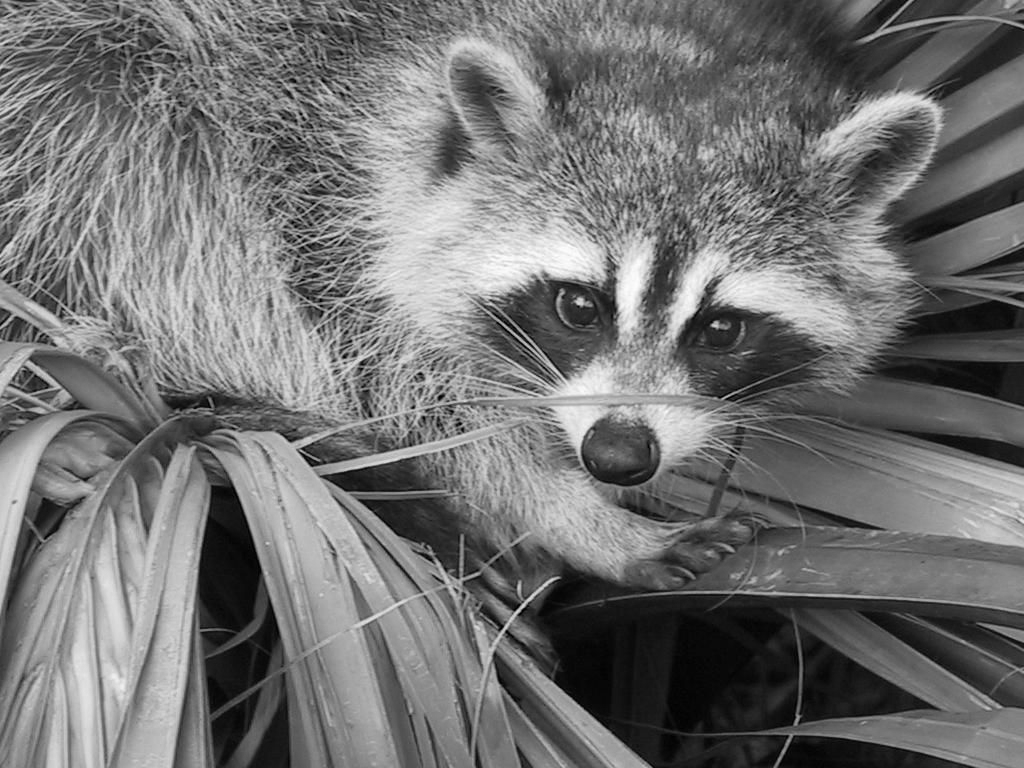
#> input picture Edge and Corner Detection/sample.png, 1024 x 768 px
$ python edgeDetection.py   (older library calls are emulated)
#> lines starting #> are read from the running program, lines starting #| are printed output that depends on the picture
import cv2
import numpy as np
from matplotlib import pyplot as plt

# Canny Edge Detection Section
img = cv2.imread('sample.png',0)
#> img is the input picture: shape (768, 1024); min 0, max 255, mean 114.2
edges = cv2.Canny(img,100,200)
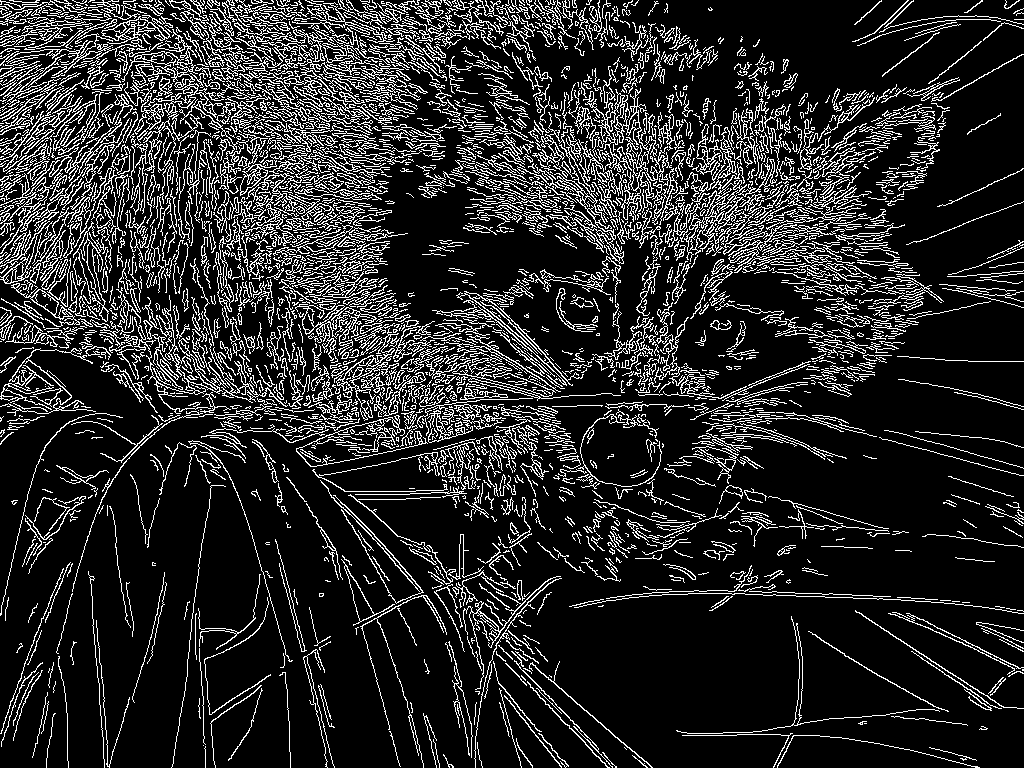
#> edges: shape (768, 1024); 15.7% white in thin lines or dots

plt.subplot(121),plt.imshow(img,cmap = 'gray')
plt.title('Original Image'), plt.xticks([]), plt.yticks([])
plt.subplot(122),plt.imshow(edges,cmap = 'gray')
plt.title('Edge Image'), plt.xticks([]), plt.yticks([])

plt.show()
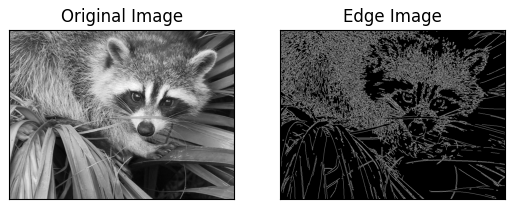
#> figure drawn by matplotlib, 2 panels

# Sobel and Laplacian of Gaussian Edge Detection Section
img = cv2.imread('simple.jpg',0)
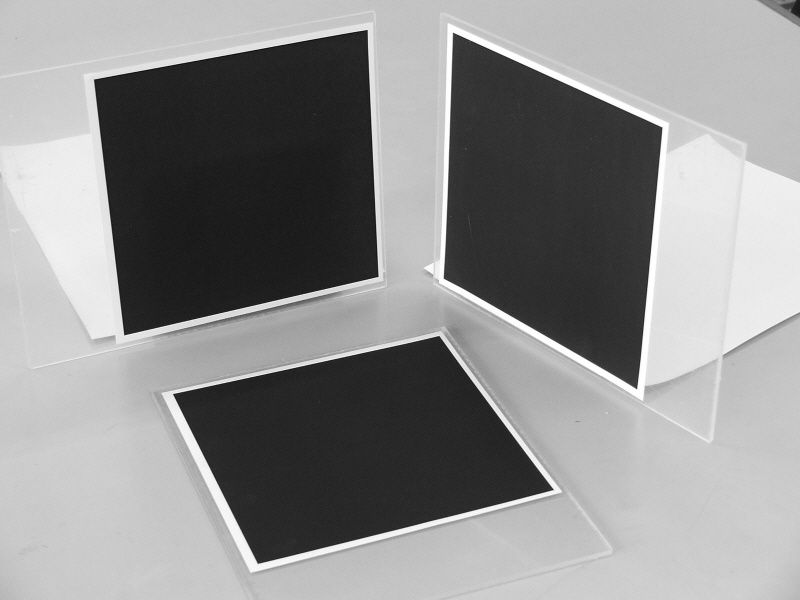
#> input picture Edge and Corner Detection/simple.jpg, 800 x 600 px
#> img is the input picture: shape (600, 800); min 9, max 255, mean 143.6

laplacian = cv2.Laplacian(img,cv2.CV_64F)
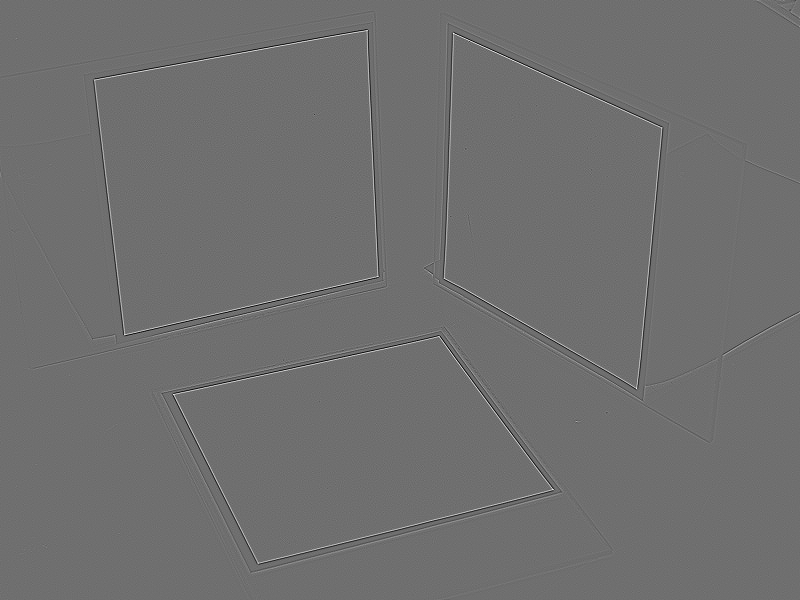
#> laplacian: shape (600, 800) float64; min -262, max 337, mean 0; drawn with min black and max white
sobelx = cv2.Sobel(img,cv2.CV_64F,1,0,ksize=5)
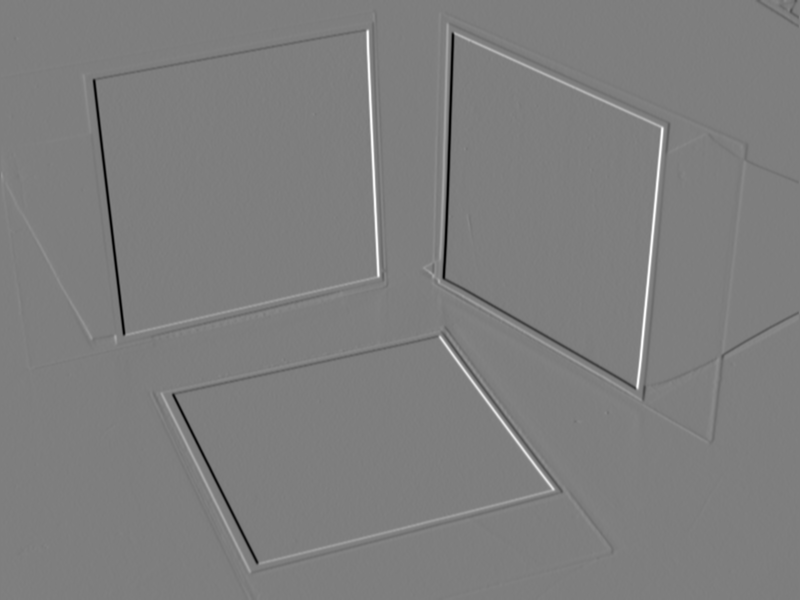
#> sobelx: shape (600, 800) float64; min -9783, max 9936, mean -0.7; drawn with min black and max white
sobely = cv2.Sobel(img,cv2.CV_64F,0,1,ksize=5)
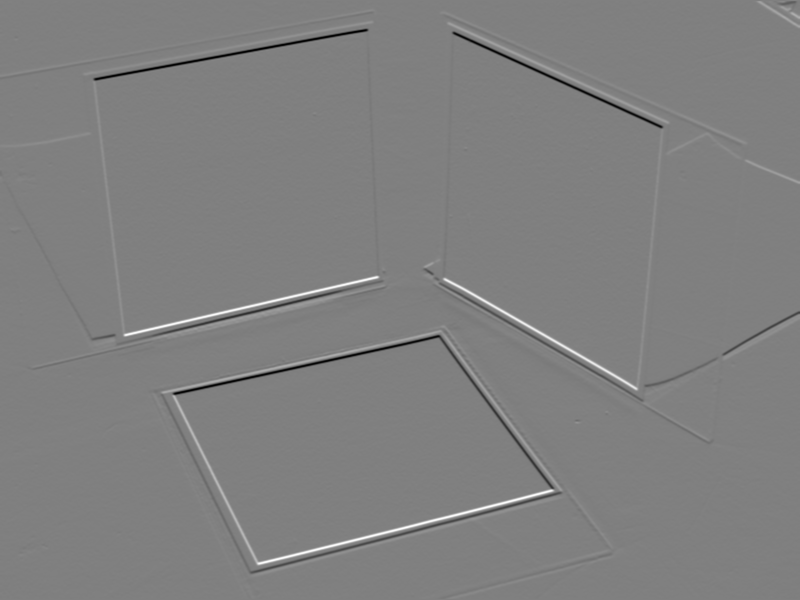
#> sobely: shape (600, 800) float64; min -9788, max 9707, mean 2; drawn with min black and max white

plt.subplot(2,2,1),plt.imshow(img,cmap = 'gray')
plt.title('Original'), plt.xticks([]), plt.yticks([])
plt.subplot(2,2,2),plt.imshow(laplacian,cmap = 'gray')
plt.title('Laplacian'), plt.xticks([]), plt.yticks([])
plt.subplot(2,2,3),plt.imshow(sobelx,cmap = 'gray')
plt.title('Sobel X'), plt.xticks([]), plt.yticks([])
plt.subplot(2,2,4),plt.imshow(sobely,cmap = 'gray')
plt.title('Sobel Y'), plt.xticks([]), plt.yticks([])

plt.show()
